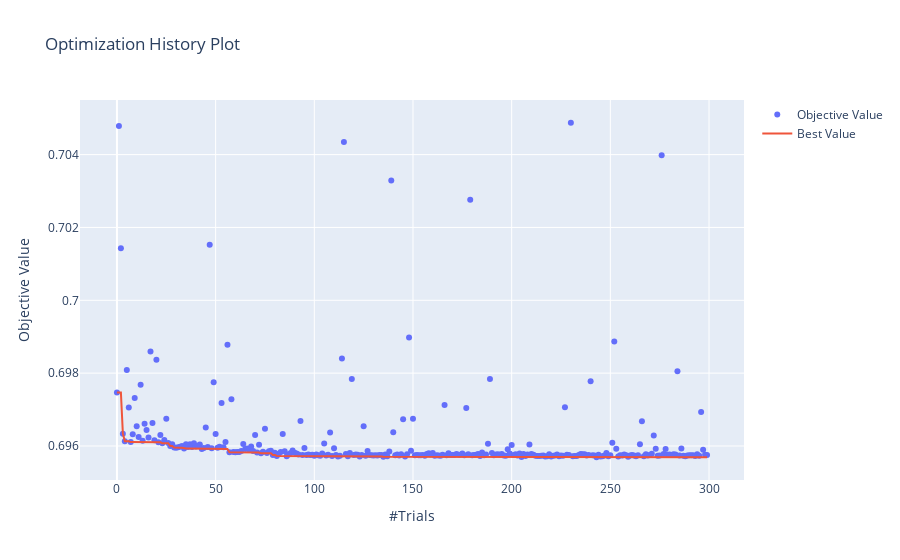

Source (notebook cell):
### Code cell
# visulaize the trials and their outcome
visualization.plot_optimization_history(study)

### Figure 1 — Plotly figure (JSON) as saved in the notebook; plotly's stock layout.template omitted (floating-point values rounded to 4 significant figures; data arrays with more than 128 entries replaced by an {"elided": "..."} marker saying what was removed)
{"data": [{"mode": "markers", "name": "Objective Value", "type": "scatter", "x": {"elided": "300 int values"}, "y": {"elided": "300 float values"}}, {"name": "Best Value", "type": "scatter", "x": {"elided": "300 int values"}, "y": {"elided": "300 float values"}}], "layout": {"autosize": true, "title": {"text": "Optimization History Plot"}, "xaxis": {"autorange": true, "range": [-18.15, 317.1], "title": {"text": "#Trials"}, "type": "linear"}, "yaxis": {"autorange": true, "range": [0.695, 0.7055], "title": {"text": "Objective Value"}, "type": "linear"}}}
